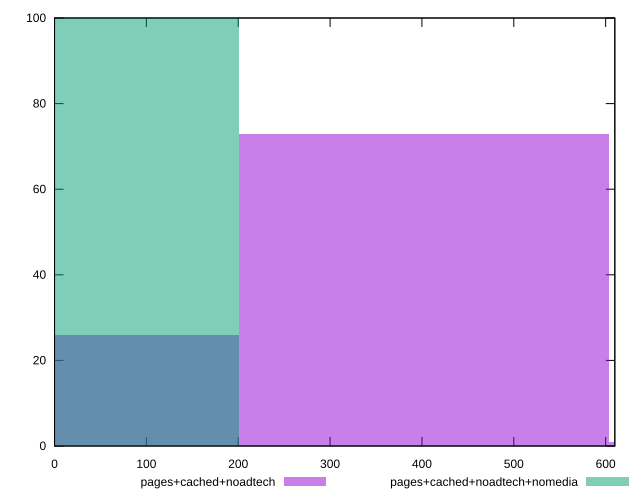

Write gnuplot code to recreate this figure.
reset

$pagesCachedNoadtech <<EOF
0 26
402.60776633656207 73
805.2155326731241 1
EOF

$pagesCachedNoadtechNomedia <<EOF
0 100
EOF

set key outside below
set boxwidth 402.60776633656207
set xrange [0:610]
set yrange [0:100]
set trange [0:100]
set style fill transparent solid 0.5 noborder
set terminal svg size 640, 500 enhanced background rgb 'white'
set output "report_00015_2021-02-09T16-11-33.973Z/uses-webp-images/comparison/histogram/2_vs_3.svg"

plot $pagesCachedNoadtech title "pages+cached+noadtech" with boxes, \
     $pagesCachedNoadtechNomedia title "pages+cached+noadtech+nomedia" with boxes

reset
